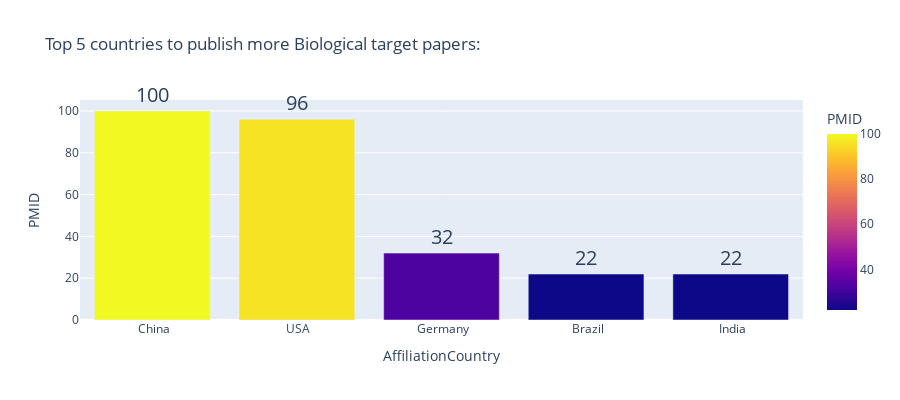
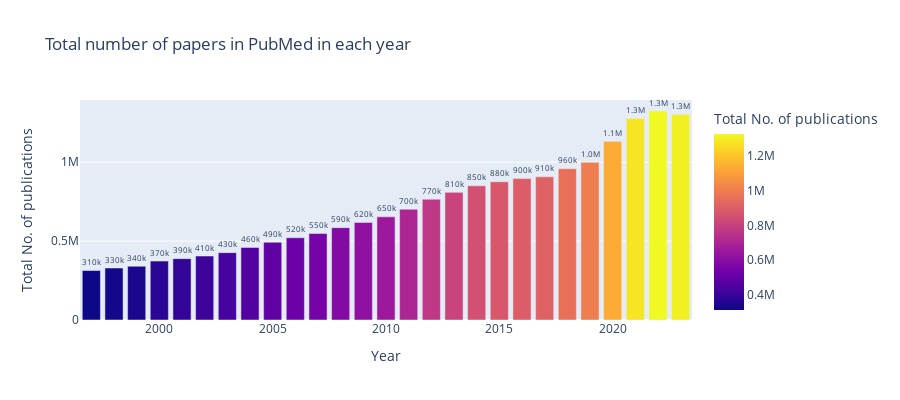
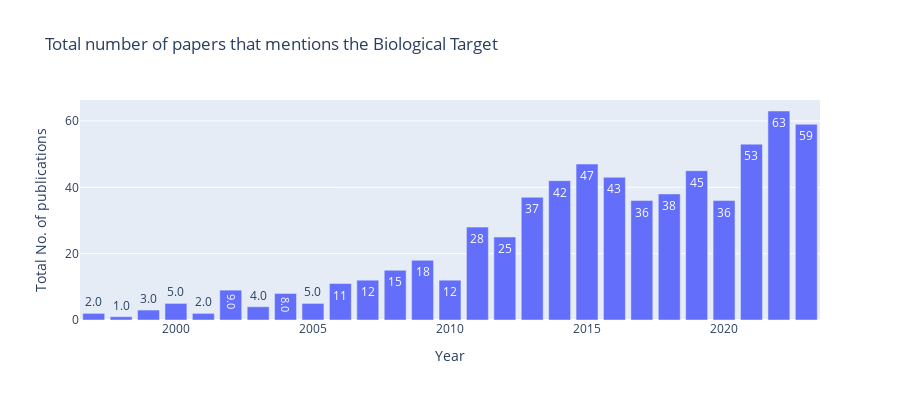

Here is the notebook cell these charts were saved with, in order:
### Code cell
#Importing some important libraries for further use

#Reading the csv files

article_df = pd.read_csv('/Users/callumrobinson/Documents/Masters/Skills/Group 2/articles.B2M.csv')
authors_df = pd.read_csv("/Users/callumrobinson/Documents/Masters/Skills/Group 2/authors.B2M.csv")
pap_counts_df = pd.read_csv("/Users/callumrobinson/Documents/Masters/Skills/Group 2/paper_counts.csv")
# displaying the articles dataframe for understanding the dataset

pd.set_option('display.max_colwidth', None) # for maximise the column width to see whole text of a particular column.

display(article_df)
#display(article_df[["FirstAuthorAffiliation"]])

display(authors_df)
display(pap_counts_df)
article_df.head(6)
authors_df.head(20)
#Checking the dataframe information and NaN values

print("Common information of the Article dataset: ")
print("--------------------------")
article_df.info()
print("--------------------------")
print("The NaN vaues in the Article dataset is: ")
print("--------------------------")
article_df.isna().sum()
print("The NaN vaues in the Authors dataset is: ")
print("-------------------------------")
authors_df.isna().sum()
print("The NaN vaues in the paper count dataset is: ")
print("--------------------------")
pap_counts_df.isna().sum()
#Checking the frequency of categorical values in the Article dataset

article_df.describe(exclude = [np.number])
# Droping out the rows that have N/A in Affiliation from the Article dataset
droped_article_df  = article_df.dropna(subset = ['FirstAuthorAffiliation'])

droped_article_df.info()

## Top5 contributing institutions:
#Droping unnecessary columns

inst_1 = droped_article_df.drop(['Title','Abstract','Location','FirstAuthorInitials'], axis = 1) 
display(inst_1)

#Concatinating the Authors name:
inst_1['AuthorName'] = inst_1['FirstAuthorForename'].map(str) + ' ' + inst_1['FirstAuthorLastname'].map(str)

display(inst_1)
#Droping the unnecessary two columns

inst_2 = inst_1.drop(['FirstAuthorForename','FirstAuthorLastname'], axis = 1) 
display(inst_2)
inst_2.describe(exclude = [np.number])

# Making a dataframe for further visuaisation

inst_3 = inst_2[["PMID", "FirstAuthorAffiliation"]]


display(inst_3)
inst_4 = inst_3.groupby(["FirstAuthorAffiliation"]).count()

display(inst_4)
# Splitting the adress column
inst_5 = inst_3.FirstAuthorAffiliation.str.rsplit(',', n = 2, expand = True)

display(inst_5)
#Storing the country column into a dataframe
a  = pd.DataFrame(inst_5[2])
a.columns = ["CountryName"] #Assigining a name to colmn
inst_6 = inst_2.join(a) # Joining with the another dataframe at the start
display(inst_6)
inst_7 = inst_6["CountryName"].str.split('.', n = 1, expand = True) # Spliting again for removing email-id for more accrate country name
display(inst_7)
b  = pd.DataFrame(inst_7[0]) # Storing a country into a blank dataframe
b.columns = ["AffiliationCountry"] # Again assigning the contry name
inst_8 = inst_2.join(b) # Joining with main dataframe from a start of this task
display(inst_8)
inst_9 = inst_8[['PMID','AffiliationCountry']] # Storing two columns for further visualisations

inst_10 = inst_9.groupby(['AffiliationCountry']).count().reset_index() # Grouping the country names
#inst_10["PMID"].columns = ["Number of Publications"]
#display(inst_10)
# Making a Choropleth map 

figure = px.choropleth(inst_10.reset_index(), locations = 'AffiliationCountry', locationmode= 'country names' ,
                       color = 'PMID', width = 800, height = 800, title = "No. of papers represents Biological targets published by PubMed from various countries:")

figure.show()

inst_11 = inst_10.nlargest(5, 'PMID') # Finding a largest value in total publications
display(inst_11)

# Making a bar chart for Top 5 contributing countries
fig = px.bar(inst_11, x='AffiliationCountry', y='PMID', labels={'Count':'Total No. of publications'}, height=400, title = "Top 5 countries to publish more Biological target papers: ", text_auto='.2s', color = 'PMID')
fig.update_traces(textfont_size=20, textangle=0, textposition="outside", cliponaxis=False)
fig.show()
### Count of Number of papers published by PubMed and count of Biological target papers publications by PubMed
proportion = inst_2[["Year","PMID"]] # taking a two columns from main dataset

display(proportion)
proportion1 = proportion.groupby(["Year"]).count().reset_index() # Groupby by year

display(proportion1)
proportion2 = pap_counts_df # Again adding a columns from the main dataset to the variable

display(proportion2)
proportion3 = proportion2.iloc[115:142,:] # By indexing finding the data from 1997-2023

display(proportion3)
# Bar chart plot for visualisation

fig = px.bar(proportion3, x='Year', y='Count', labels={'Count':'Total No. of publications'}, height=400, title = "Total number of papers in PubMed in each year", text_auto='.2s', color = 'Count')
fig.update_traces(textfont_size=20, textangle=0, textposition="outside", cliponaxis=False)
fig.show()
# Another Bar chart plot for visualisation

fig = px.bar(proportion1, x='Year', y='PMID', labels={'PMID':'Total No. of publications'}, height=400, title = "Total number of papers that mentions the Biological Target", text_auto='.2s')
fig.show()

### Figure 1 — Plotly figure (JSON) as saved in the notebook; plotly's stock layout.template omitted (floating-point values rounded to 4 significant figures)
{"data": [{"alignmentgroup": "True", "cliponaxis": false, "hovertemplate": "AffiliationCountry=%{x}<br>PMID=%{marker.color}<extra></extra>", "legendgroup": "", "marker": {"color": [100, 96, 32, 22, 22], "coloraxis": "coloraxis", "pattern": {"shape": ""}}, "name": "", "offsetgroup": "", "orientation": "v", "showlegend": false, "textangle": 0, "textfont": {"size": 20}, "textposition": "outside", "texttemplate": "%{y:.2s}", "type": "bar", "x": [" China", " USA", " Germany", " Brazil", " India"], "xaxis": "x", "y": [100, 96, 32, 22, 22], "yaxis": "y"}], "layout": {"barmode": "relative", "coloraxis": {"colorbar": {"title": {"text": "PMID"}}, "colorscale": [[0, "#0d0887"], [0.1111, "#46039f"], [0.2222, "#7201a8"], [0.3333, "#9c179e"], [0.4444, "#bd3786"], [0.5556, "#d8576b"], [0.6667, "#ed7953"], [0.7778, "#fb9f3a"], [0.8889, "#fdca26"], [1, "#f0f921"]]}, "height": 400, "legend": {"tracegroupgap": 0}, "title": {"text": "Top 5 countries to publish more Biological target papers: "}, "xaxis": {"anchor": "y", "domain": [0, 1], "title": {"text": "AffiliationCountry"}}, "yaxis": {"anchor": "x", "domain": [0, 1], "title": {"text": "PMID"}}}}

### Figure 2 — Plotly figure (JSON) as saved in the notebook; plotly's stock layout.template omitted (floating-point values rounded to 4 significant figures)
{"data": [{"alignmentgroup": "True", "cliponaxis": false, "hovertemplate": "Year=%{x}<br>Total No. of publications=%{marker.color}<extra></extra>", "legendgroup": "", "marker": {"color": [313743, 329438, 340740, 373439, 388963, 405519, 426752, 459362, 492511, 521278, 548061, 585286, 618504, 653739, 702139, 765156, 809074, 850568, 876117, 896208, 907250, 959228, 999175, 1132241, 1277048, 1324650, 1302390], "coloraxis": "coloraxis", "pattern": {"shape": ""}}, "name": "", "offsetgroup": "", "orientation": "v", "showlegend": false, "textangle": 0, "textfont": {"size": 20}, "textposition": "outside", "texttemplate": "%{y:.2s}", "type": "bar", "x": [1997, 1998, 1999, 2000, 2001, 2002, 2003, 2004, 2005, 2006, 2007, 2008, 2009, 2010, 2011, 2012, 2013, 2014, 2015, 2016, 2017, 2018, 2019, 2020, 2021, 2022, 2023], "xaxis": "x", "y": [313743, 329438, 340740, 373439, 388963, 405519, 426752, 459362, 492511, 521278, 548061, 585286, 618504, 653739, 702139, 765156, 809074, 850568, 876117, 896208, 907250, 959228, 999175, 1132241, 1277048, 1324650, 1302390], "yaxis": "y"}], "layout": {"barmode": "relative", "coloraxis": {"colorbar": {"title": {"text": "Total No. of publications"}}, "colorscale": [[0, "#0d0887"], [0.1111, "#46039f"], [0.2222, "#7201a8"], [0.3333, "#9c179e"], [0.4444, "#bd3786"], [0.5556, "#d8576b"], [0.6667, "#ed7953"], [0.7778, "#fb9f3a"], [0.8889, "#fdca26"], [1, "#f0f921"]]}, "height": 400, "legend": {"tracegroupgap": 0}, "title": {"text": "Total number of papers in PubMed in each year"}, "xaxis": {"anchor": "y", "domain": [0, 1], "title": {"text": "Year"}}, "yaxis": {"anchor": "x", "domain": [0, 1], "title": {"text": "Total No. of publications"}}}}

### Figure 3 — Plotly figure (JSON) as saved in the notebook; plotly's stock layout.template omitted (floating-point values rounded to 4 significant figures)
{"data": [{"alignmentgroup": "True", "hovertemplate": "Year=%{x}<br>Total No. of publications=%{y}<extra></extra>", "legendgroup": "", "marker": {"color": "#636efa", "pattern": {"shape": ""}}, "name": "", "offsetgroup": "", "orientation": "v", "showlegend": false, "textposition": "auto", "texttemplate": "%{y:.2s}", "type": "bar", "x": [1997, 1998, 1999, 2000, 2001, 2002, 2003, 2004, 2005, 2006, 2007, 2008, 2009, 2010, 2011, 2012, 2013, 2014, 2015, 2016, 2017, 2018, 2019, 2020, 2021, 2022, 2023], "xaxis": "x", "y": [2, 1, 3, 5, 2, 9, 4, 8, 5, 11, 12, 15, 18, 12, 28, 25, 37, 42, 47, 43, 36, 38, 45, 36, 53, 63, 59], "yaxis": "y"}], "layout": {"barmode": "relative", "height": 400, "legend": {"tracegroupgap": 0}, "title": {"text": "Total number of papers that mentions the Biological Target"}, "xaxis": {"anchor": "y", "domain": [0, 1], "title": {"text": "Year"}}, "yaxis": {"anchor": "x", "domain": [0, 1], "title": {"text": "Total No. of publications"}}}}
